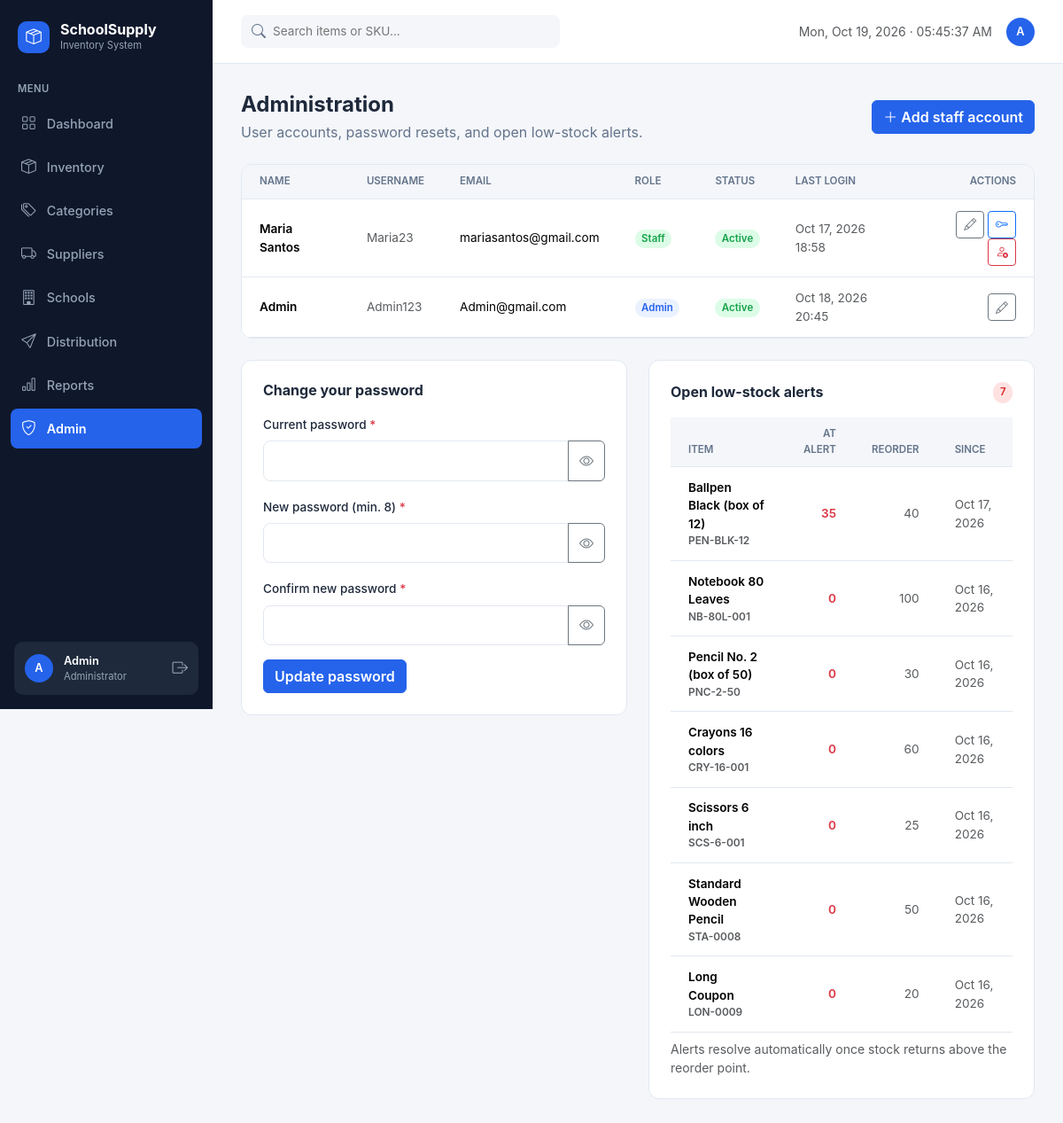
The page /admin.php (signed in) on the database its author committed.
### tables this page shows
CREATE TABLE `users` (
  `user_id` int(10) UNSIGNED NOT NULL,
  `full_name` varchar(100) NOT NULL,
  `username` varchar(50) NOT NULL,
  `email` varchar(100) NOT NULL,
  `password_hash` varchar(255) NOT NULL,
  `role` enum('admin','staff') NOT NULL DEFAULT 'staff',
  `is_active` tinyint(1) NOT NULL DEFAULT 1,
  `failed_attempts` int(10) UNSIGNED NOT NULL DEFAULT 0,
  `locked_until` datetime DEFAULT NULL,
  `last_login` datetime DEFAULT NULL,
  `created_at` timestamp NOT NULL DEFAULT current_timestamp(),
  `updated_at` timestamp NOT NULL DEFAULT current_timestamp() ON UPDATE current_timestamp()
);

CREATE TABLE `low_stock_alerts` (
  `alert_id` int(10) UNSIGNED NOT NULL,
  `item_id` int(10) UNSIGNED NOT NULL,
  `quantity_at_alert` int(11) NOT NULL,
  `reorder_point` int(10) UNSIGNED NOT NULL,
  `is_resolved` tinyint(1) NOT NULL DEFAULT 0,
  `created_at` timestamp NOT NULL DEFAULT current_timestamp(),
  `resolved_at` datetime DEFAULT NULL
);

CREATE TABLE `items` (
  `item_id` int(10) UNSIGNED NOT NULL,
  `sku` varchar(50) NOT NULL,
  `item_name` varchar(150) NOT NULL,
  `description` text DEFAULT NULL,
  `category_id` int(10) UNSIGNED NOT NULL,
  `unit_of_measure` varchar(30) NOT NULL,
  `reorder_point` int(10) UNSIGNED NOT NULL DEFAULT 0,
  `unit_cost` decimal(10,2) NOT NULL DEFAULT 0.00,
  `quantity_on_hand` int(11) NOT NULL DEFAULT 0,
  `is_active` tinyint(1) NOT NULL DEFAULT 1,
  `created_at` timestamp NOT NULL DEFAULT current_timestamp(),
  `updated_at` timestamp NOT NULL DEFAULT current_timestamp() ON UPDATE current_timestamp()
);

### includes/functions.php (called while the page is built, shortened)
<?php
function e($value): string
{
    return htmlspecialchars((string)$value, ENT_QUOTES, 'UTF-8');
}
function url(string $path = ''): string
{
    return BASE_URL . '/' . ltrim($path, '/');
}
function fmt_datetime(?string $dt): string
{
    return $dt ? date('M d, Y H:i', strtotime($dt)) : '';
}
function fmt_date(?string $dt): string
{
    return $dt ? date('M d, Y', strtotime($dt)) : '';
}

### config/database.php (called while the page is built, shortened)
<?php
function db(): PDO
{
    static $pdo = null;
    if ($pdo === null) {
        $dsn = 'mysql:host=' . DB_HOST . ';port=' . DB_PORT . ';dbname=' . DB_NAME . ';charset=utf8mb4';
        try {
            $pdo = new PDO($dsn, DB_USER, DB_PASS, [
                PDO::ATTR_ERRMODE            => PDO::ERRMODE_EXCEPTION,
                PDO::ATTR_DEFAULT_FETCH_MODE => PDO::FETCH_ASSOC,
                PDO::ATTR_EMULATE_PREPARES   => false,
            ]);
            $pdo->exec("SET NAMES utf8mb4 COLLATE utf8mb4_unicode_ci");
            $pdo->exec("SET time_zone = '+08:00'");
        } catch (PDOException $e) {
            http_response_code(500);
            exit('Database connection failed. Check config/config.php and that MySQL is running.'
                . (ini_get('display_errors') ? '<br><small>' . htmlspecialchars($e->getMessage()) . '</small>' : ''));
        }
    }
    return $pdo;
}

### includes/auth.php (called while the page is built, shortened)
<?php
require_once __DIR__ . '/../config/database.php';
require_once __DIR__ . '/functions.php';
function current_user(): array
{
    return [
        'id'       => $_SESSION['user_id'] ?? null,
        'name'     => $_SESSION['full_name'] ?? '',
        'username' => $_SESSION['username'] ?? '',
        'role'     => $_SESSION['role'] ?? '',
    ];
}
function require_login(): void
{
    $stmt = db()->prepare('SELECT is_active, role, full_name FROM users WHERE user_id = :id');
    $stmt->execute([':id' => $_SESSION['user_id']]);
}
function require_admin(): void
{
    require_login();
}

### admin.php (the view, shortened to what this page needs)
<?php
require_once __DIR__ . '/includes/auth.php';
require_admin();
$activePage = 'admin';
require_once __DIR__ . '/includes/header.php';
$pdo = db();
$me  = (int)current_user()['id'];
$mode = $_GET['mode'] ?? 'list';
$alerts = $pdo->query(
    'SELECT a.alert_id, a.item_id, a.quantity_at_alert, a.reorder_point, a.created_at,
            i.sku, i.item_name, i.quantity_on_hand
       FROM low_stock_alerts a
       JOIN items i ON i.item_id = a.item_id
      WHERE a.is_resolved = 0
      ORDER BY a.created_at DESC'
)->fetchAll();
$users = $pdo->query(
    'SELECT user_id, full_name, username, email, role, is_active, last_login, failed_attempts, locked_until
       FROM users
       ORDER BY role DESC, full_name ASC'
)->fetchAll();
?>
<div class="page-head">
    <div>
        <h1>Administration</h1>
        <p>User accounts, password resets, and open low-stock alerts.</p>
    </div>
    <?php if ($mode === 'list'): ?>
        <a href="<?= e(url('admin.php?mode=add')) ?>" class="btn btn-primary"><i class="bi bi-plus-lg me-1"></i>Add staff account</a>
    <?php else: ?>
        <a href="<?= e(url('admin.php')) ?>" class="btn btn-outline-secondary"><i class="bi bi-arrow-left me-1"></i>Back to list</a>
    <?php endif; ?>
</div>
<?php if ($mode === 'list'): ?>
    <div class="card-ui mb-4">
        <div class="table-responsive">
            <table class="table table-ui">
                <thead>
                    <tr>
                        <th>Name</th>
                        <th>Username</th>
                        <th>Email</th>
                        <th>Role</th>
                        <th>Status</th>
                        <th>Last login</th>
                        <th class="text-end">Actions</th>
                    </tr>
                </thead>
                <tbody>
                    <?php foreach ($users as $u): ?>
                        <?php
                            $locked = !empty($u['locked_until']) && strtotime($u['locked_until']) > time();
                        ?>
                        <tr>
                            <td class="fw-semibold"><?= e($u['full_name']) ?></td>
                            <td class="text-muted"><?= e($u['username']) ?></td>
                            <td><?= e($u['email']) ?></td>
                            <td>
                                <?php if ($u['role'] === 'admin'): ?>
                                    <span class="badge-soft badge-adj">Admin</span>
                                <?php else: ?>
                                    <span class="badge-soft badge-in">Staff</span>
                                <?php endif; ?>
                            </td>
                            <td>
                                <?php if ((int)$u['is_active'] !== 1): ?>
                                    <span class="badge-soft badge-inactive">Inactive</span>
                                <?php elseif ($locked): ?>
                                    <span class="badge-soft badge-low">Locked</span>
                                <?php else: ?>
                                    <span class="badge-soft badge-normal">Active</span>
                                <?php endif; ?>
                            </td>
                            <td class="text-muted small"><?= e($u['last_login'] ? fmt_datetime($u['last_login']) : 'Never') ?></td>
                            <td class="text-end">
                                <a href="<?= e(url('admin.php?mode=edit&uid=' . (int)$u['user_id'])) ?>" class="btn btn-sm btn-outline-secondary">
                                    <i class="bi bi-pencil"></i>
                                </a>
                                <?php if ($u['role'] === 'staff'): ?>
                                    <a href="<?= e(url('admin.php?mode=reset&uid=' . (int)$u['user_id'])) ?>" class="btn btn-sm btn-outline-primary">
                                        <i class="bi bi-key"></i>
                                    </a>
                                <?php endif; ?>
                                <?php if ((int)$u['user_id'] !== $me): ?>
                                    <form method="post" class="d-inline" onsubmit="return confirm('Toggle account status for <?= e($u['username']) ?>?');">
                                        <button type="submit" class="btn btn-sm <?= (int)$u['is_active'] === 1 ? 'btn-outline-danger' : 'btn-outline-success' ?>" title="Toggle active">
                                            <i class="bi <?= (int)$u['is_active'] === 1 ? 'bi-person-x' : 'bi-person-check' ?>"></i>
                                        </button>
                                    </form>
                                <?php endif; ?>
                            </td>
                        </tr>
                    <?php endforeach; ?>
                </tbody>
            </table>
        </div>
    </div>
    <div class="row g-4">
        <div class="col-12 col-lg-6">
            <div class="card-ui p-4">
                <h2 class="h6 fw-bold mb-3">Change your password</h2>
                <form method="post" novalidate>
                    <div class="mb-3">
                        <label class="form-label" for="pw_current">Current password <span class="text-danger">*</span></label>
                        <div class="input-group">
                            <input type="password" class="form-control" id="pw_current" name="current_password" autocomplete="current-password" required>
                            <button class="btn btn-outline-secondary" type="button" tabindex="-1" data-toggle-password="pw_current" aria-label="Show password"><i class="bi bi-eye"></i></button>
                        </div>
                    </div>
                    <div class="mb-3">
                        <label class="form-label" for="pw_new">New password (min. 8) <span class="text-danger">*</span></label>
                        <div class="input-group">
                            <input type="password" class="form-control" id="pw_new" name="new_password" autocomplete="new-password" required>
                            <button class="btn btn-outline-secondary" type="button" tabindex="-1" data-toggle-password="pw_new" aria-label="Show password"><i class="bi bi-eye"></i></button>
                        </div>
                    </div>
                    <div class="mb-3">
                        <label class="form-label" for="pw_confirm">Confirm new password <span class="text-danger">*</span></label>
                        <div class="input-group">
                            <input type="password" class="form-control" id="pw_confirm" name="confirm_password" autocomplete="new-password" required>
                            <button class="btn btn-outline-secondary" type="button" tabindex="-1" data-toggle-password="pw_confirm" aria-label="Show password"><i class="bi bi-eye"></i></button>
                        </div>
                    </div>
                    <button type="submit" class="btn btn-primary">Update password</button>
                </form>
            </div>
        </div>
        <div class="col-12 col-lg-6">
            <div class="card-ui p-4">
                <div class="d-flex justify-content-between align-items-center mb-3">
                    <h2 class="h6 fw-bold mb-0">Open low-stock alerts</h2>
                    <span class="badge-soft badge-low"><?= count($alerts) ?></span>
                </div>
                <?php if (!$alerts): ?>
                    <p class="text-muted small mb-0">No open low-stock alerts.</p>
                <?php else: ?>
                    <div class="table-responsive">
                        <table class="table table-ui mb-0">
                            <thead>
                                <tr><th>Item</th><th class="text-end">At alert</th><th class="text-end">Reorder</th><th>Since</th></tr>
                            </thead>
                            <tbody>
                                <?php foreach ($alerts as $a): ?>
                                    <tr>
                                        <td class="fw-semibold">
                                            <?= e($a['item_name']) ?>
                                            <span class="text-muted small d-block"><?= e($a['sku']) ?></span>
                                        </td>
                                        <td class="text-end text-danger fw-semibold"><?= number_format((int)$a['quantity_at_alert']) ?></td>
                                        <td class="text-end text-muted"><?= number_format((int)$a['reorder_point']) ?></td>
                                        <td class="text-muted small"><?= e(fmt_date($a['created_at'])) ?></td>
                                    </tr>
                                <?php endforeach; ?>
                            </tbody>
                        </table>
                    </div>
                    <p class="text-muted small mt-2 mb-0">Alerts resolve automatically once stock returns above the reorder point.</p>
                <?php endif; ?>
            </div>
        </div>
    </div>
<?php endif; ?>
<?php require __DIR__ . '/includes/footer.php'; ?>

### includes/header.php (shortened to what this page needs)
<?php
require_once __DIR__ . '/auth.php';
require_login();
$activePage = $activePage ?? '';
$user       = current_user();
$menu = [
    'dashboard'    => ['Dashboard',    'index.php',        'bi-grid',        false],
    'inventory'    => ['Inventory',    'inventory.php',    'bi-box-seam',    false],
    'categories'   => ['Categories',   'categories.php',   'bi-tags',        true],
    'suppliers'    => ['Suppliers',    'suppliers.php',    'bi-truck',       true],
    'schools'      => ['Schools',      'schools.php',      'bi-building',    true],
    'distribution' => ['Distribution', 'distribution.php', 'bi-send',        false],
    'reports'      => ['Reports',      'reports.php',      'bi-bar-chart',   true],
    'admin'        => ['Admin',        'admin.php',        'bi-shield-check', true],
];
?>
<!DOCTYPE html>
<html lang="en">
<head>
    <link href="https://cdn.jsdelivr.net/npm/bootstrap@5.3.3/dist/css/bootstrap.min.css" rel="stylesheet">
    <link href="https://cdn.jsdelivr.net/npm/bootstrap-icons@1.11.3/font/bootstrap-icons.min.css" rel="stylesheet">
    <link href="<?= e(url('assets/css/style.css')) ?>?v=<?= e(ASSET_VER) ?>" rel="stylesheet">
</head>
<body>
<div class="app-shell">
    <aside class="sidebar" id="appSidebar">
        <div class="sidebar-brand">
            <span class="brand-logo"><i class="bi bi-box-seam"></i></span>
            <span>
                <span class="brand-name"><?= e(APP_NAME) ?></span>
                <span class="brand-sub"><?= e(APP_SUBTITLE) ?></span>
            </span>
        </div>
        <div class="sidebar-label">MENU</div>
        <nav class="sidebar-nav">
            <?php foreach ($menu as $key => [$label, $file, $icon, $adminOnly]): ?>
                <a href="<?= e(url($file)) ?>" class="nav-item<?= $activePage === $key ? ' active' : '' ?>">
                    <i class="bi <?= e($icon) ?>"></i><span><?= e($label) ?></span>
                </a>
            <?php endforeach; ?>
        </nav>
        <div class="sidebar-user">
            <span class="avatar"><?= e(strtoupper(mb_substr($user['name'], 0, 1))) ?></span>
            <span class="user-text">
                <span class="user-name"><?= e($user['name']) ?></span>
                <span class="user-role"><?= $user['role'] === 'admin' ? 'Administrator' : 'Inventory Clerk' ?></span>
            </span>
            <a href="<?= e(url('logout.php')) ?>" class="logout-link" title="Sign out"><i class="bi bi-box-arrow-right"></i></a>
        </div>
    </aside>
    <div class="main">
        <header class="topbar">
            <form class="topbar-search" action="<?= e(url('inventory.php')) ?>" method="get">
                <i class="bi bi-search"></i>
                <input type="text" name="q" placeholder="Search items or SKU..." aria-label="Search items or SKU">
            </form>
            <div class="topbar-right">
                <span class="text-muted small today live-clock" data-timezone="<?= e(date_default_timezone_get()) ?>">
                </span>
                <span class="avatar"><?= e(strtoupper(mb_substr($user['name'], 0, 1))) ?></span>
            </div>
        </header>
        <main class="content">

### includes/footer.php (shortened to what this page needs)
        </main>
    </div>
</div>
</body>
</html>

### rows shown on the page
users: full_name "Admin", full_name "A", username "Admin123", email "Admin@gmail.com", role "Admin", is_active "Active", last_login "Oct 18, 2026 20:45"
users: full_name "Maria Santos", username "Maria23", email "mariasantos@gmail.com", role "Staff", is_active "Active", last_login "Oct 17, 2026 18:58"
low_stock_alerts: item.item_name "Ballpen Black (box of 12)", item.sku "PEN-BLK-12", quantity_at_alert "35", reorder_point "40", created_at "Oct 17, 2026"
low_stock_alerts: item.item_name "Notebook 80 Leaves", item.sku "NB-80L-001", quantity_at_alert "0", reorder_point "100", created_at "Oct 16, 2026"
low_stock_alerts: item.item_name "Pencil No. 2 (box of 50)", item.sku "PNC-2-50", quantity_at_alert "0", reorder_point "30", created_at "Oct 16, 2026"
low_stock_alerts: item.item_name "Crayons 16 colors", item.sku "CRY-16-001", quantity_at_alert "0", reorder_point "60", created_at "Oct 16, 2026"
low_stock_alerts: item.item_name "Scissors 6 inch", item.sku "SCS-6-001", quantity_at_alert "0", reorder_point "25", created_at "Oct 16, 2026"
low_stock_alerts: item.item_name "Standard Wooden Pencil", item.sku "STA-0008", quantity_at_alert "0", reorder_point "50", created_at "Oct 16, 2026"
low_stock_alerts: item.item_name "Long Coupon", item.sku "LON-0009", quantity_at_alert "0", reorder_point "20", created_at "Oct 16, 2026"

### other values the page prints
APP_NAME "SchoolSupply"
APP_SUBTITLE "Inventory System"
$label "Dashboard"
$label "Inventory"
$label "Categories"
$label "Suppliers"
$label "Schools"
$label "Distribution"
$label "Reports"
count($alerts) "7"
